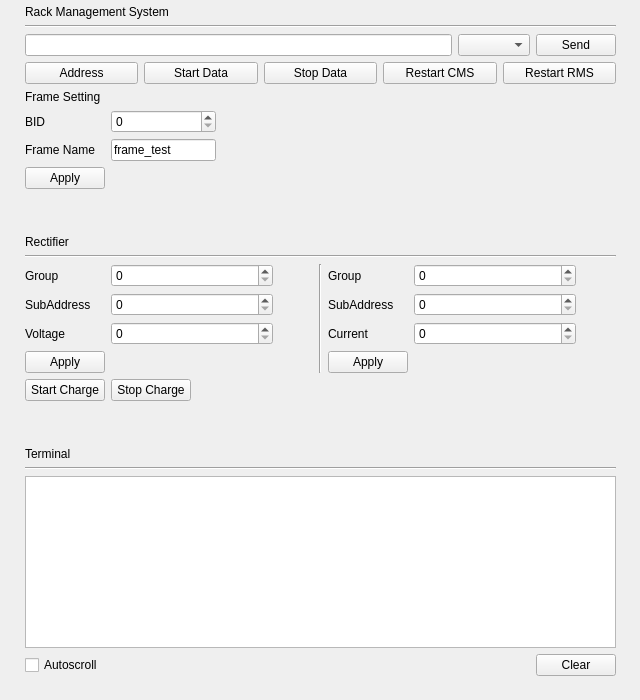
<?xml version="1.0" encoding="UTF-8"?>
<ui version="4.0">
 <class>SerialMonitor</class>
 <widget class="QWidget" name="SerialMonitor">
  <property name="windowModality">
   <enum>Qt::NonModal</enum>
  </property>
  <property name="geometry">
   <rect>
    <x>0</x>
    <y>0</y>
    <width>640</width>
    <height>700</height>
   </rect>
  </property>
  <property name="minimumSize">
   <size>
    <width>640</width>
    <height>700</height>
   </size>
  </property>
  <property name="maximumSize">
   <size>
    <width>640</width>
    <height>700</height>
   </size>
  </property>
  <property name="windowTitle">
   <string>Serial Monitor</string>
  </property>
  <property name="windowIcon">
   <iconset>
    <normaloff>resources/icons/terminal.png</normaloff>resources/icons/terminal.png</iconset>
  </property>
  <widget class="QWidget" name="gridLayoutWidget">
   <property name="geometry">
    <rect>
     <x>20</x>
     <y>0</y>
     <width>601</width>
     <height>681</height>
    </rect>
   </property>
   <layout class="QGridLayout" name="gridLayout">
    <property name="leftMargin">
     <number>5</number>
    </property>
    <property name="topMargin">
     <number>5</number>
    </property>
    <property name="rightMargin">
     <number>5</number>
    </property>
    <property name="bottomMargin">
     <number>5</number>
    </property>
    <item row="6" column="0">
     <widget class="QLabel" name="label_3">
      <property name="text">
       <string>Rectifier</string>
      </property>
     </widget>
    </item>
    <item row="8" column="0">
     <layout class="QHBoxLayout" name="horizontalLayout_5">
      <item>
       <layout class="QFormLayout" name="formLayout">
        <item row="0" column="0">
         <widget class="QLabel" name="label_4">
          <property name="text">
           <string>Group</string>
          </property>
         </widget>
        </item>
        <item row="1" column="0">
         <widget class="QLabel" name="label_5">
          <property name="text">
           <string>SubAddress</string>
          </property>
         </widget>
        </item>
        <item row="2" column="0">
         <widget class="QLabel" name="label_8">
          <property name="text">
           <string>Voltage</string>
          </property>
         </widget>
        </item>
        <item row="3" column="0">
         <widget class="QPushButton" name="voltageapplypushButton">
          <property name="text">
           <string>Apply</string>
          </property>
         </widget>
        </item>
        <item row="0" column="1">
         <widget class="QSpinBox" name="voltagegroupspinBox"/>
        </item>
        <item row="1" column="1">
         <widget class="QSpinBox" name="voltagesubaddressspinBox"/>
        </item>
        <item row="2" column="1">
         <widget class="QSpinBox" name="voltagespinBox">
          <property name="maximum">
           <number>1000000</number>
          </property>
         </widget>
        </item>
       </layout>
      </item>
      <item>
       <spacer name="horizontalSpacer_2">
        <property name="orientation">
         <enum>Qt::Horizontal</enum>
        </property>
        <property name="sizeType">
         <enum>QSizePolicy::Fixed</enum>
        </property>
        <property name="sizeHint" stdset="0">
         <size>
          <width>40</width>
          <height>20</height>
         </size>
        </property>
       </spacer>
      </item>
      <item>
       <widget class="Line" name="line_4">
        <property name="orientation">
         <enum>Qt::Vertical</enum>
        </property>
       </widget>
      </item>
      <item>
       <layout class="QFormLayout" name="formLayout_2">
        <item row="0" column="0">
         <widget class="QLabel" name="label_6">
          <property name="text">
           <string>Group</string>
          </property>
         </widget>
        </item>
        <item row="1" column="0">
         <widget class="QLabel" name="label_7">
          <property name="text">
           <string>SubAddress</string>
          </property>
         </widget>
        </item>
        <item row="2" column="0">
         <widget class="QLabel" name="label_9">
          <property name="text">
           <string>Current</string>
          </property>
         </widget>
        </item>
        <item row="3" column="0">
         <widget class="QPushButton" name="currentapplypushButton">
          <property name="text">
           <string>Apply</string>
          </property>
         </widget>
        </item>
        <item row="0" column="1">
         <widget class="QSpinBox" name="currentgroupspinBox"/>
        </item>
        <item row="1" column="1">
         <widget class="QSpinBox" name="currentsubaddressspinBox"/>
        </item>
        <item row="2" column="1">
         <widget class="QSpinBox" name="currentspinBox">
          <property name="maximum">
           <number>150000</number>
          </property>
         </widget>
        </item>
       </layout>
      </item>
      <item>
       <spacer name="horizontalSpacer_3">
        <property name="orientation">
         <enum>Qt::Horizontal</enum>
        </property>
        <property name="sizeType">
         <enum>QSizePolicy::Fixed</enum>
        </property>
        <property name="sizeHint" stdset="0">
         <size>
          <width>40</width>
          <height>20</height>
         </size>
        </property>
       </spacer>
      </item>
     </layout>
    </item>
    <item row="11" column="0">
     <widget class="QLabel" name="label_2">
      <property name="text">
       <string>Terminal</string>
      </property>
     </widget>
    </item>
    <item row="4" column="0">
     <layout class="QHBoxLayout" name="horizontalLayout_3">
      <item>
       <layout class="QFormLayout" name="formLayout_3">
        <item row="0" column="0">
         <widget class="QLabel" name="label_10">
          <property name="text">
           <string>Frame Setting</string>
          </property>
         </widget>
        </item>
        <item row="1" column="0">
         <widget class="QLabel" name="label_11">
          <property name="text">
           <string>BID</string>
          </property>
         </widget>
        </item>
        <item row="1" column="1">
         <widget class="QSpinBox" name="bidspinBox"/>
        </item>
        <item row="2" column="0">
         <widget class="QLabel" name="label_12">
          <property name="text">
           <string>Frame Name</string>
          </property>
         </widget>
        </item>
        <item row="2" column="1">
         <widget class="QLineEdit" name="framenamelineEdit">
          <property name="text">
           <string>frame_test</string>
          </property>
         </widget>
        </item>
        <item row="3" column="0">
         <widget class="QPushButton" name="frameapplypushButton">
          <property name="text">
           <string>Apply</string>
          </property>
         </widget>
        </item>
       </layout>
      </item>
      <item>
       <spacer name="horizontalSpacer_4">
        <property name="orientation">
         <enum>Qt::Horizontal</enum>
        </property>
        <property name="sizeType">
         <enum>QSizePolicy::Fixed</enum>
        </property>
        <property name="sizeHint" stdset="0">
         <size>
          <width>400</width>
          <height>20</height>
         </size>
        </property>
       </spacer>
      </item>
     </layout>
    </item>
    <item row="0" column="0">
     <widget class="QLabel" name="label">
      <property name="text">
       <string>Rack Management System</string>
      </property>
     </widget>
    </item>
    <item row="14" column="0">
     <layout class="QHBoxLayout" name="horizontalLayout_4">
      <item>
       <widget class="QCheckBox" name="autoScrollCheckBox">
        <property name="text">
         <string>Autoscroll</string>
        </property>
       </widget>
      </item>
      <item>
       <spacer name="horizontalSpacer">
        <property name="orientation">
         <enum>Qt::Horizontal</enum>
        </property>
        <property name="sizeHint" stdset="0">
         <size>
          <width>40</width>
          <height>20</height>
         </size>
        </property>
       </spacer>
      </item>
      <item>
       <widget class="QPushButton" name="clearpushButton">
        <property name="text">
         <string>Clear</string>
        </property>
       </widget>
      </item>
     </layout>
    </item>
    <item row="7" column="0">
     <widget class="Line" name="line_3">
      <property name="orientation">
       <enum>Qt::Horizontal</enum>
      </property>
     </widget>
    </item>
    <item row="5" column="0">
     <spacer name="verticalSpacer">
      <property name="orientation">
       <enum>Qt::Vertical</enum>
      </property>
      <property name="sizeType">
       <enum>QSizePolicy::Fixed</enum>
      </property>
      <property name="sizeHint" stdset="0">
       <size>
        <width>20</width>
        <height>40</height>
       </size>
      </property>
     </spacer>
    </item>
    <item row="3" column="0">
     <layout class="QHBoxLayout" name="horizontalLayout_2">
      <item>
       <widget class="QPushButton" name="addresspushButton">
        <property name="text">
         <string>Address</string>
        </property>
       </widget>
      </item>
      <item>
       <widget class="QPushButton" name="startdatapushButton">
        <property name="text">
         <string>Start Data</string>
        </property>
       </widget>
      </item>
      <item>
       <widget class="QPushButton" name="stopdatapushButton">
        <property name="text">
         <string>Stop Data</string>
        </property>
       </widget>
      </item>
      <item>
       <widget class="QPushButton" name="restartcmspushButton">
        <property name="text">
         <string>Restart CMS</string>
        </property>
       </widget>
      </item>
      <item>
       <widget class="QPushButton" name="restartrmspushButton">
        <property name="text">
         <string>Restart RMS</string>
        </property>
       </widget>
      </item>
     </layout>
    </item>
    <item row="1" column="0">
     <widget class="Line" name="line">
      <property name="orientation">
       <enum>Qt::Horizontal</enum>
      </property>
     </widget>
    </item>
    <item row="10" column="0">
     <spacer name="verticalSpacer_2">
      <property name="orientation">
       <enum>Qt::Vertical</enum>
      </property>
      <property name="sizeType">
       <enum>QSizePolicy::Fixed</enum>
      </property>
      <property name="sizeHint" stdset="0">
       <size>
        <width>20</width>
        <height>40</height>
       </size>
      </property>
     </spacer>
    </item>
    <item row="12" column="0">
     <widget class="Line" name="line_2">
      <property name="orientation">
       <enum>Qt::Horizontal</enum>
      </property>
     </widget>
    </item>
    <item row="2" column="0">
     <layout class="QHBoxLayout" name="horizontalLayout">
      <item>
       <widget class="QLineEdit" name="commandlineEdit"/>
      </item>
      <item>
       <widget class="QComboBox" name="seriallinendingcomboBox"/>
      </item>
      <item>
       <widget class="QPushButton" name="sendcommandpushButton">
        <property name="text">
         <string>Send</string>
        </property>
       </widget>
      </item>
     </layout>
    </item>
    <item row="13" column="0">
     <widget class="QPlainTextEdit" name="terminalplainTextEdit">
      <property name="enabled">
       <bool>true</bool>
      </property>
      <property name="readOnly">
       <bool>true</bool>
      </property>
     </widget>
    </item>
    <item row="9" column="0">
     <layout class="QHBoxLayout" name="horizontalLayout_6">
      <item>
       <widget class="QPushButton" name="startchargepushButton">
        <property name="text">
         <string>Start Charge</string>
        </property>
       </widget>
      </item>
      <item>
       <widget class="QPushButton" name="stopchargepushButton">
        <property name="text">
         <string>Stop Charge</string>
        </property>
       </widget>
      </item>
      <item>
       <spacer name="horizontalSpacer_5">
        <property name="orientation">
         <enum>Qt::Horizontal</enum>
        </property>
        <property name="sizeHint" stdset="0">
         <size>
          <width>40</width>
          <height>20</height>
         </size>
        </property>
       </spacer>
      </item>
     </layout>
    </item>
   </layout>
  </widget>
 </widget>
 <resources/>
 <connections/>
</ui>
